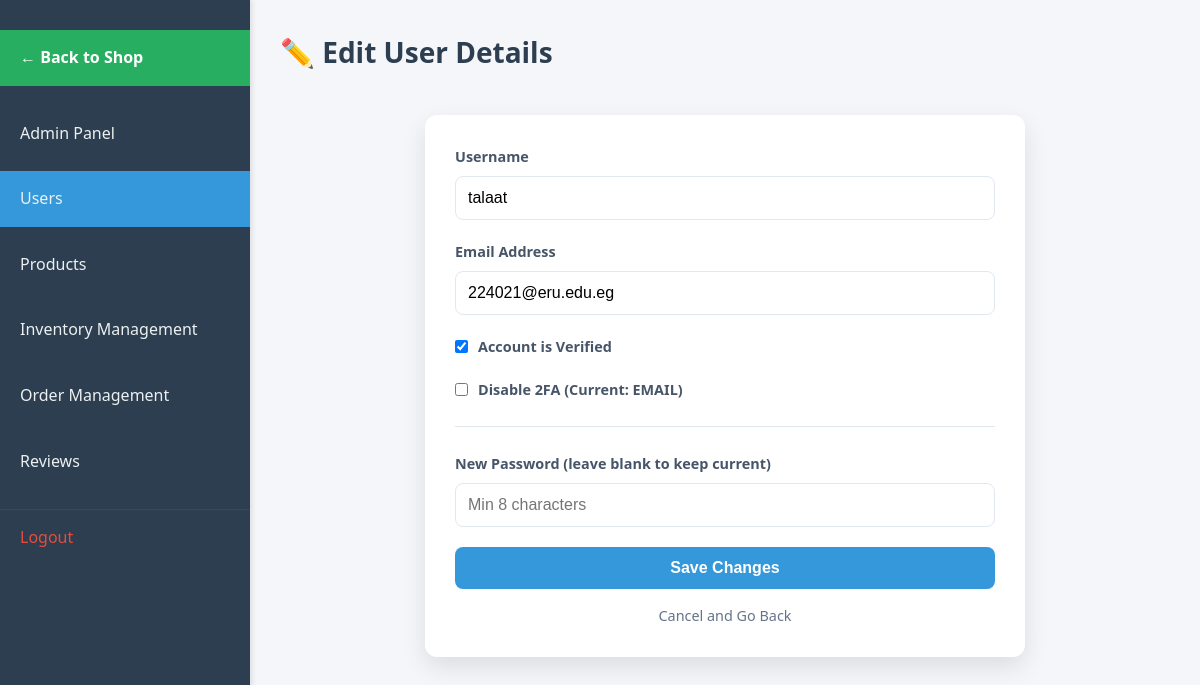
The page /admin/edit_user.php?id=2 (signed in) on the database its author committed.
### tables this page shows
CREATE TABLE `users` (
  `id` int(11) NOT NULL,
  `username` varchar(50) NOT NULL,
  `email` varchar(100) NOT NULL,
  `password` varchar(255) NOT NULL,
  `role` enum('customer','admin') NOT NULL DEFAULT 'customer',
  `twofa_method` enum('none','totp','email') NOT NULL DEFAULT 'none',
  `created_at` datetime NOT NULL DEFAULT current_timestamp(),
  `updated_at` datetime NOT NULL DEFAULT current_timestamp(),
  `is_verified` tinyint(1) DEFAULT 0
);

### admin/edit_user.php (the view, shortened to what this page needs)
<?php
require_once __DIR__ . '/../init.php';
$userId = isset($_GET['id']) ? intval($_GET['id']) : 0;
$stmt = $conn->prepare("SELECT username, email, is_verified, twofa_method FROM users WHERE id = ?");
$stmt->bind_param("i", $userId);
$stmt->execute();
$user = $stmt->get_result()->fetch_assoc();
?>
<!DOCTYPE html>
<html lang="en">
<head>
    <link href="https://cdnjs.cloudflare.com/ajax/libs/font-awesome/5.10.0/css/all.min.css" rel="stylesheet">
    <link rel="stylesheet" href="assets/css/useradmin.css">
</head>
<body>
    <nav>
        <ul>
            <li><a href="../shop.php" style="background-color: #27ae60; color: white; margin-bottom: 20px; font-weight: bold;">← Back to Shop</a></li>
            <li><a href="AdminPanel.php">Admin Panel</a></li>
            <li><a href="useradmin.php" class="active">Users</a></li>
            <li><a href="products.php">Products</a></li>
            <li><a href="Inventory.php">Inventory Management</a></li>
            <li><a href="order_management.php">Order Management</a></li>
            <li><a href="reviews_management.php">Reviews</a></li>
            <li><a href="/app/logout.php">Logout</a></li>
        </ul>
    </nav>
    <div class="main-content">
        <h1 class="page-title">✏️ Edit User Details</h1>
        <div class="edit-container">
            <form method="POST">
                <div class="form-group">
                    <label>Username</label>
                    <input type="text" name="username" value="<?php echo htmlspecialchars($user['username']); ?>" required>
                </div>
                <div class="form-group">
                    <label>Email Address</label>
                    <input type="email" name="email" value="<?php echo htmlspecialchars($user['email']); ?>" required>
                </div>
                <div class="form-group" style="display: flex; align-items: center; gap: 10px; margin-top: 10px;">
                    <input type="checkbox" name="is_verified" id="is_verified" style="width: auto;" <?php echo ($user['is_verified'] ? 'checked' : ''); ?>>
                    <label for="is_verified" style="margin-bottom: 0;">Account is Verified</label>
                </div>
                <div class="form-group" style="display: flex; align-items: center; gap: 10px; margin-top: 10px;">
                    <input type="checkbox" name="disable_2fa" id="disable_2fa" style="width: auto;" <?php echo ($user['twofa_method'] === 'none' ? 'disabled' : ''); ?>>
                    <label for="disable_2fa" style="margin-bottom: 0;">
                        Disable 2FA (Current: <?php echo strtoupper($user['twofa_method']); ?>)
                    </label>
                </div>
                <hr style="border: 0; border-top: 1px solid #e2e8f0; margin: 25px 0;">
                <div class="form-group">
                    <label>New Password (leave blank to keep current)</label>
                    <input type="password" name="new_password" placeholder="Min 8 characters">
                </div>
                <button type="submit" class="btn-save">Save Changes</button>
                <a href="useradmin.php" class="btn-cancel">Cancel and Go Back</a>
            </form>
        </div>
    </div>
</body>
</html>

### admin/assets/css/useradmin.css (style rules this page uses)
* { margin: 0; padding: 0; box-sizing: border-box; }
body { font-family: 'Segoe UI', Tahoma, Geneva, Verdana, sans-serif; background-color: #f4f6f9; color: #333; line-height: 1.6; }
nav { width: 250px; background-color: #2c3e50; color: #fff; padding: 20px 0; position: fixed; height: 100%; box-shadow: 2px 0 5px rgba(0, 0, 0, 0.1); }
nav ul { list-style: none; }
nav ul li { margin: 10px 0; }
nav ul li a { display: block; padding: 15px 20px; color: #ecf0f1; text-decoration: none; font-size: 16px; transition: background-color 0.3s, padding-left 0.3s; }
nav ul li a.active { background-color: #3498db; }
nav ul li:last-child a { margin-top: 20px; border-top: 1px solid #34495e; padding-top: 15px; color: #e74c3c; }
.main-content { margin-left: 250px; padding: 30px; min-height: 100vh; }
.page-title { font-size: 28px; margin-bottom: 20px; color: #2c3e50; }
.form-group { margin-bottom: 20px; text-align: left; }
.form-group label { display: block; font-size: 0.9rem; font-weight: 600; color: #475569; margin-bottom: 8px; }
.form-group input { width: 100%; padding: 10px 12px; border: 1px solid #e2e8f0; border-radius: 8px; font-size: 1rem; transition: border-color 0.2s; }
.btn-save { width: 100%; padding: 12px; background-color: #3498db; color: white; border: none; border-radius: 8px; font-size: 1rem; font-weight: 600; cursor: pointer; transition: background 0.2s; }

### admin/edit_user.php (style rules this page uses)
.edit-container { max-width: 600px; margin: 40px auto; background: white; padding: 30px; border-radius: 12px; box-shadow: 0 10px 25px rgba(0,0,0,0.1); }
.form-group { margin-bottom: 20px; }
.form-group label { display: block; margin-bottom: 8px; font-weight: 600; color: #475569; }
.form-group input { width: 100%; padding: 12px; border: 1px solid #e2e8f0; border-radius: 8px; font-size: 1rem; }
.btn-save { background-color: #3498db; color: white; border: none; padding: 12px 25px; border-radius: 8px; font-size: 1rem; font-weight: 600; cursor: pointer; width: 100%; }
.btn-cancel { display: block; text-align: center; margin-top: 15px; color: #64748b; text-decoration: none; font-size: 0.9rem; }

### rows shown on the page
users: username "talaat", email "224021@eru.edu.eg", is_verified "☑", twofa_method "EMAIL"
